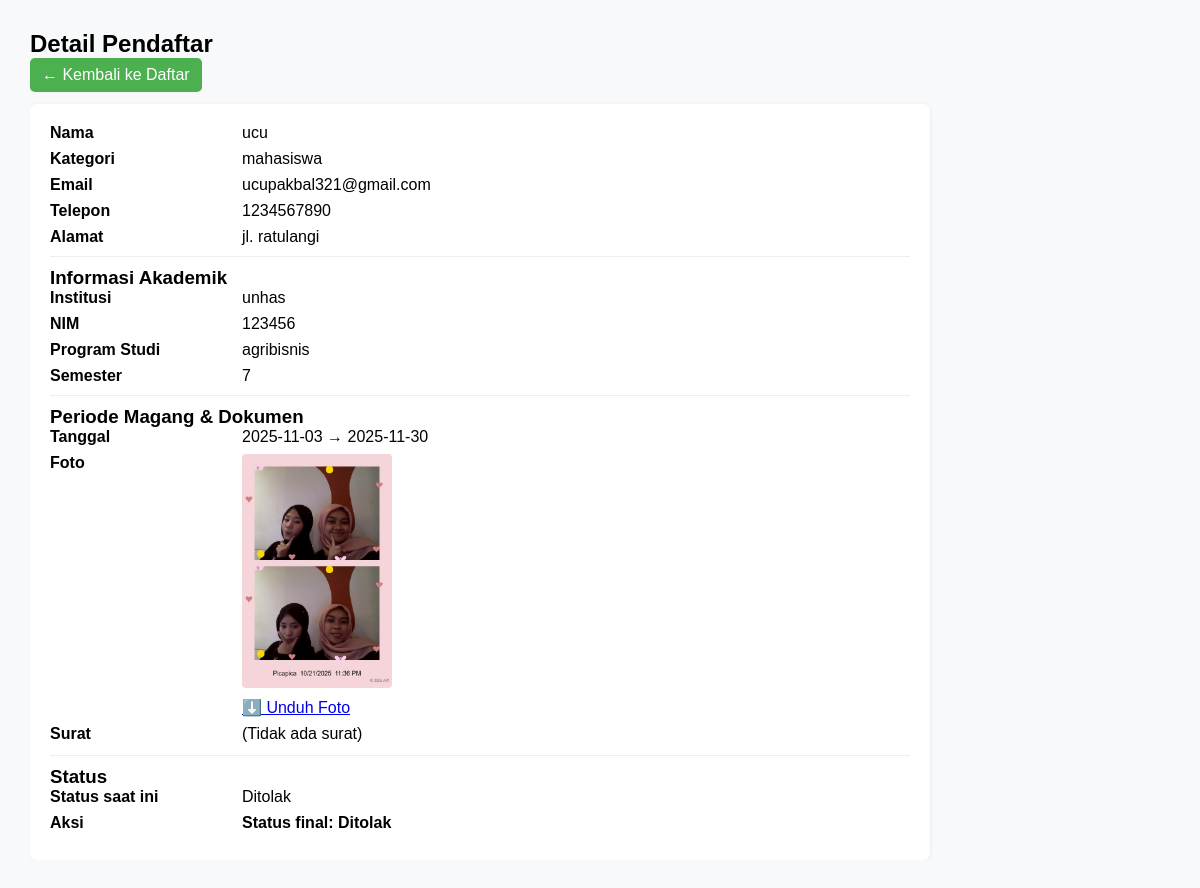
Page /detail.php?id=2 (signed in) on the committed database.
### tables this page shows
CREATE TABLE `pendaftar` (
  `id` int NOT NULL,
  `kategori` varchar(20) DEFAULT NULL,
  `nama` varchar(100) DEFAULT NULL,
  `email` varchar(100) DEFAULT NULL,
  `telepon` varchar(20) DEFAULT NULL,
  `alamat` text,
  `sekolah` varchar(100) DEFAULT NULL,
  `nisn` varchar(30) DEFAULT NULL,
  `jurusan` varchar(50) DEFAULT NULL,
  `kelas` varchar(10) DEFAULT NULL,
  `institusi` varchar(100) DEFAULT NULL,
  `nim` varchar(30) DEFAULT NULL,
  `prodi` varchar(50) DEFAULT NULL,
  `semester` varchar(10) DEFAULT NULL,
  `tanggal_mulai` date DEFAULT NULL,
  `tanggal_selesai` date DEFAULT NULL,
  `foto` varchar(255) DEFAULT NULL,
  `surat` varchar(255) DEFAULT NULL,
  `tanggal_daftar` timestamp NULL DEFAULT CURRENT_TIMESTAMP,
  `surat_stored` varchar(255) DEFAULT NULL,
  `surat_original` varchar(255) DEFAULT NULL,
  `status` varchar(50) NOT NULL DEFAULT 'Menunggu'
);

### detail.php (the view, shortened to what this page needs)
<?php
include 'includes/koneksi.php';
$id = isset($_GET['id']) ? (int)$_GET['id'] : 0;
$stmt = $conn->prepare("SELECT * FROM pendaftar WHERE id = ? LIMIT 1");
$stmt->bind_param('i', $id);
$stmt->execute();
$res = $stmt->get_result();
$row = $res->fetch_assoc();
?>
<!DOCTYPE html>
<html lang="id">
<head>
  <link rel="stylesheet" href="assets/form.css">
</head>
<body>
  <h2>Detail Pendaftar</h2>
  <a href="admin.php" class="button">← Kembali ke Daftar</a>
  <div class="card" style="margin-top:12px">
    <div class="row"><div class="label">Nama</div><div><?= htmlspecialchars($row['nama']) ?></div></div>
    <div class="row"><div class="label">Kategori</div><div><?= htmlspecialchars($row['kategori']) ?></div></div>
    <div class="row"><div class="label">Email</div><div><?= htmlspecialchars($row['email']) ?></div></div>
    <div class="row"><div class="label">Telepon</div><div><?= htmlspecialchars($row['telepon']) ?></div></div>
    <div class="row"><div class="label">Alamat</div><div><?= nl2br(htmlspecialchars($row['alamat'])) ?></div></div>
    <div style="margin-top:10px; border-top:1px solid #eee; padding-top:10px">
      <?php $kat = strtolower(trim($row['kategori'] ?? ''));
            if ($kat === 'siswa'): ?>
        <h3>Informasi Sekolah</h3>
        <div class="row"><div class="label">Sekolah</div><div><?= htmlspecialchars($row['sekolah']) ?></div></div>
        <div class="row"><div class="label">NISN</div><div><?= htmlspecialchars($row['nisn']) ?></div></div>
        <div class="row"><div class="label">Jurusan</div><div><?= htmlspecialchars($row['jurusan']) ?></div></div>
        <div class="row"><div class="label">Kelas</div><div><?= htmlspecialchars($row['kelas']) ?></div></div>
      <?php elseif ($kat === 'mahasiswa'): ?>
        <h3>Informasi Akademik</h3>
        <div class="row"><div class="label">Institusi</div><div><?= htmlspecialchars($row['institusi']) ?></div></div>
        <div class="row"><div class="label">NIM</div><div><?= htmlspecialchars($row['nim']) ?></div></div>
        <div class="row"><div class="label">Program Studi</div><div><?= htmlspecialchars($row['prodi']) ?></div></div>
        <div class="row"><div class="label">Semester</div><div><?= htmlspecialchars($row['semester']) ?></div></div>
      <?php endif; ?>
    </div>
    <div style="margin-top:10px; border-top:1px solid #eee; padding-top:10px">
      <h3>Periode Magang & Dokumen</h3>
      <div class="row"><div class="label">Tanggal</div><div><?= htmlspecialchars($row['tanggal_mulai']) ?> → <?= htmlspecialchars($row['tanggal_selesai']) ?></div></div>
      <div class="row"><div class="label">Foto</div><div>
        <?php if (!empty($row['foto']) && file_exists('uploads/'.$row['foto'])): ?>
          <a href="uploads/<?= htmlspecialchars($row['foto']) ?>" download="<?= htmlspecialchars($row['nama']) ?>_foto_<?= htmlspecialchars($row['id']) ?>">
            <img class="photo" src="uploads/<?= htmlspecialchars($row['foto']) ?>" alt="Foto <?= htmlspecialchars($row['nama']) ?>">
          </a>
          <div style="margin-top:6px">
            <a href="uploads/<?= htmlspecialchars($row['foto']) ?>" download="<?= htmlspecialchars($row['nama']) ?>_foto_<?= htmlspecialchars($row['id']) ?>">⬇️ Unduh Foto</a>
          </div>
        <?php else: ?>
          (Tidak ada foto)
        <?php endif; ?>
      </div></div>
      <div class="row"><div class="label">Surat</div><div>
        <?php if (!empty($row['surat']) && file_exists('uploads/'.$row['surat'])): ?>
          <a href="uploads/<?= htmlspecialchars($row['surat']) ?>" target="_blank">📄 Buka Surat</a>
          <span style="margin-left:8px">|</span>
          <a href="uploads/<?= htmlspecialchars($row['surat']) ?>" download="<?= htmlspecialchars($row['nama']) ?>_surat_<?= htmlspecialchars($row['id']) ?>">⬇️ Unduh Surat</a>
        <?php else: ?>
          (Tidak ada surat)
        <?php endif; ?>
      </div></div>
    </div>
    <div style="margin-top:12px; border-top:1px solid #eee; padding-top:10px">
      <h3>Status</h3>
      <div class="row"><div class="label">Status saat ini</div><div><?= htmlspecialchars($row['status'] ?? 'Menunggu') ?></div></div>
      <div class="row"><div class="label">Aksi</div><div>
        <?php $s = strtolower(trim($row['status'] ?? ''));
          if ($s === 'diterima' || $s === 'ditolak'): ?>
            <strong>Status final: <?= htmlspecialchars(ucfirst($row['status'])) ?></strong>
        <?php endif; ?>
      </div></div>
    </div>
  </div>
</body>
</html>

### form.css (style rules this page uses)
* { margin: 0; padding: 0; box-sizing: border-box; font-family: 'Poppins', sans-serif; }
html, body { height: auto; overflow-x: hidden; overflow-y: auto; }
body { background-color: #F6E9E3; }

### detail.php (style rules this page uses)
body { font-family: Arial, sans-serif; margin: 30px; background:#f8f9fa; }
.card { background:#fff; padding:20px; border-radius:6px; box-shadow:0 1px 4px rgba(0,0,0,.08); max-width:900px }
.row { display:flex; gap:12px; margin-bottom:8px }
.label { width:180px; font-weight:700 }
img.photo { max-width:150px; border-radius:4px; }
a.button { display:inline-block; padding:8px 12px; background:#4CAF50; color:#fff; border-radius:5px; text-decoration:none }

### rows in the picture
pendaftar: nama "ucu", kategori "mahasiswa", email "ucupakbal321@gmail.com", telepon "1234567890", alamat "jl. ratulangi", institusi "unhas", nim "123456", prodi "agribisnis", semester "7", tanggal_mulai "2025-11-03", tanggal_selesai "2025-11-30", foto (picture), status "Ditolak"
